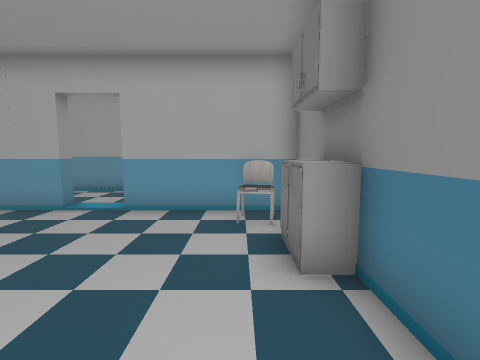
[1] (above)

17 first-person views from a walk through a 3-D level made in the Unity game engine. The camera is 1.5 m above the floor, tilts 6° down and sees 85° across. The floor is counted in squares, 1 m on a side. Each view is taken from the middle of a square. On the plan, view 1 faces up. The plan holds only what a view shows up to about 14 squares ahead; the rest is blank. The place goes on beyond the plan. The player character is not drawn. Some animated figures are not drawn. Door leaves are left out, so doorways stand open. Some surface patterns are stand-ins.

[2]
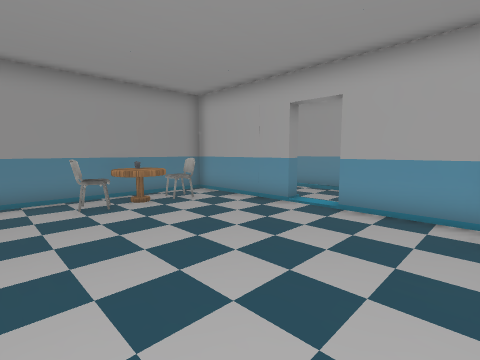

[3]
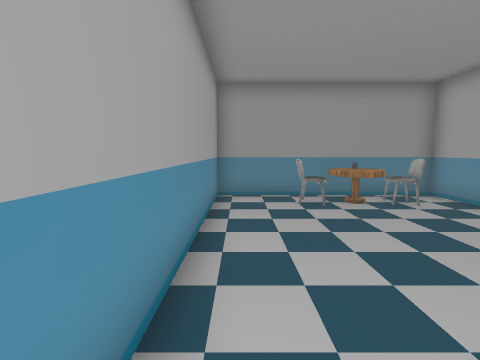

[4]
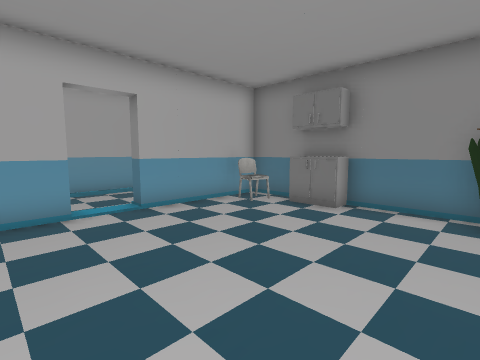

[5]
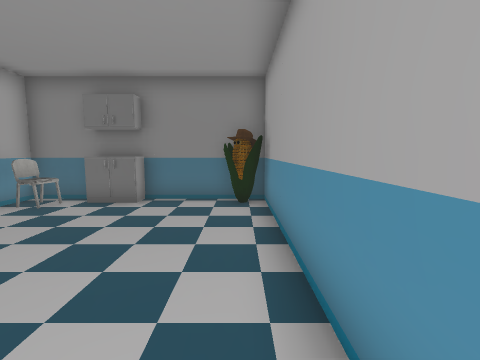

[6]
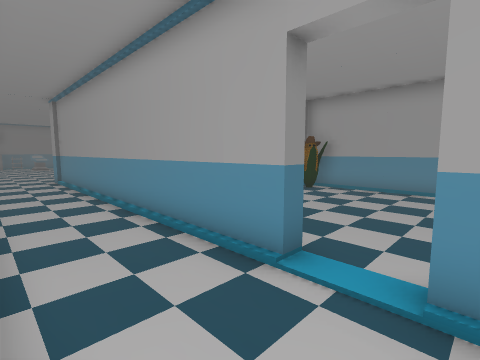

[7]
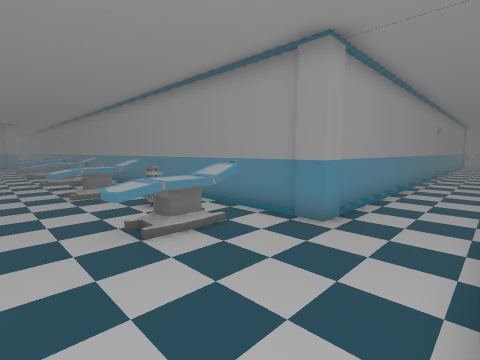

[8]
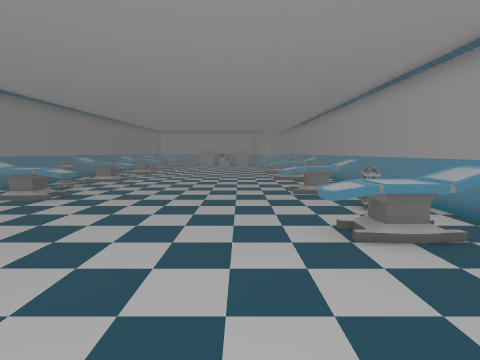

[9]
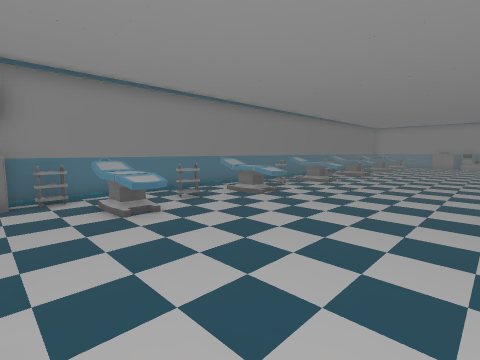

[10]
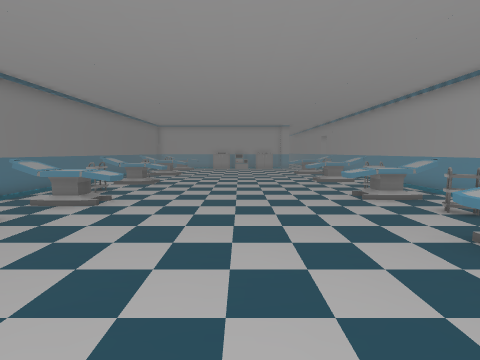

[11]
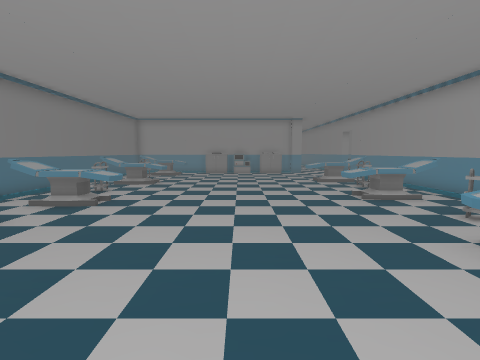

[12]
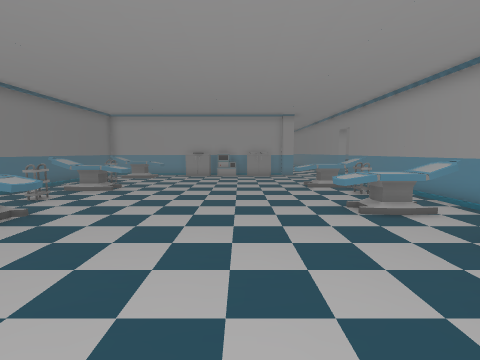

[13]
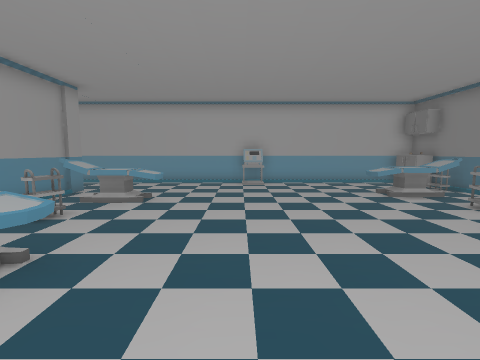

[14]
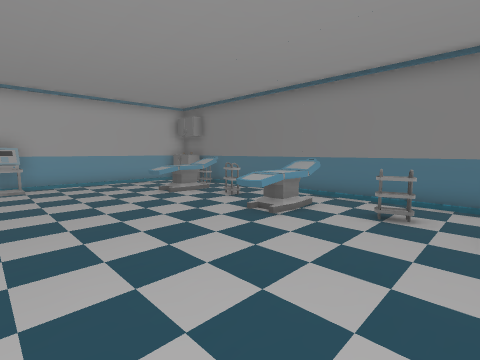

[15]
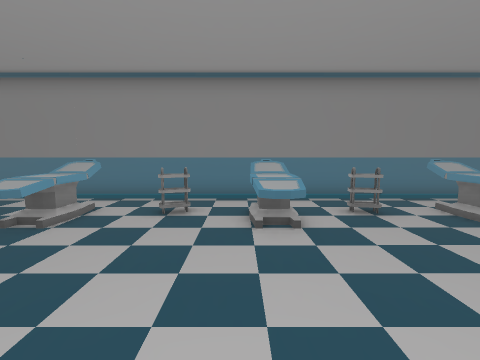

[16]
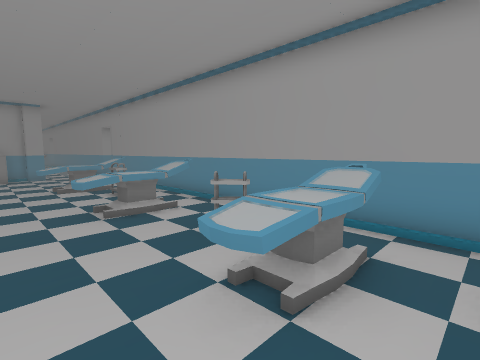

[17]
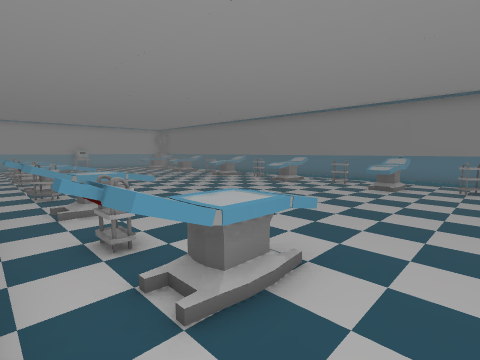

### Floor plan
Key: @ floor where view 1 was taken; # wall or solid block; . floor; / step, stairs or slope; D open door; O other object.
Columns run from 9 left of view 1 to 26 right of it. Each row starts with its distance up from view 1.
 11   ######          ########  ######
 10   ////////////////////////OO......O#
  9    ........................O...... #
  8     ..D........................... #
  7 #####.D############O/...........O.O#
  6 #........OO#      ##/.O........OOO.#
  5 #O.........#       #/OOO...........#
  4 #OO.......O#       #/...........OO.#
  3 #OO.......O#       #/OO............#
  2 #O.........#       #/..........OOO.#
  1 #..........#       #/..........OOO.#
  0 #........@##       #/OOO...........#
 -1 ############       #/...........OO.#
 -2                    #/OO............#
 -3                    #/...........O..#
 -4                    #/OOO.......OOO.#
 -5                    #/OOO...........#
 -6                    #/............O.#
 -7                    #/OO............#
 -8                    #/..........OOO.#
 -9                    #/.O........OOO.#
-10                    #/OOO...........#
-11                    #/...........OO.#
-12                    #/...........O..#
-13                    #/O.........OOO.#
-14                    #/OOO.......OOO.#
-15                    #/OOO...........#
-16                    #/...........OO.#
-17                    #/ ...........  #

Where each view was taken, in squares from view 1:
view 1: 0 up, 0 right, facing up
view 2: 0 up, 0 right, facing up-left
view 3: 0 up, 0 right, facing left
view 4: 0 up, 6 left, facing up-right
view 5: 0 up, 7 left, facing right
view 6: 10 up, 5 left, facing down-right
view 7: 10 up, 16 right, facing down-left
view 8: 10 up, 16 right, facing down
view 9: 9 up, 16 right, facing down-right
view 10: 4 up, 18 right, facing down
view 11: 1 down, 18 right, facing down
view 12: 3 down, 17 right, facing down
view 13: 3 down, 17 right, facing up
view 14: 3 down, 17 right, facing up-right
view 15: 3 down, 17 right, facing right
view 16: 3 down, 16 right, facing down-left
view 17: 17 down, 11 right, facing up-right
